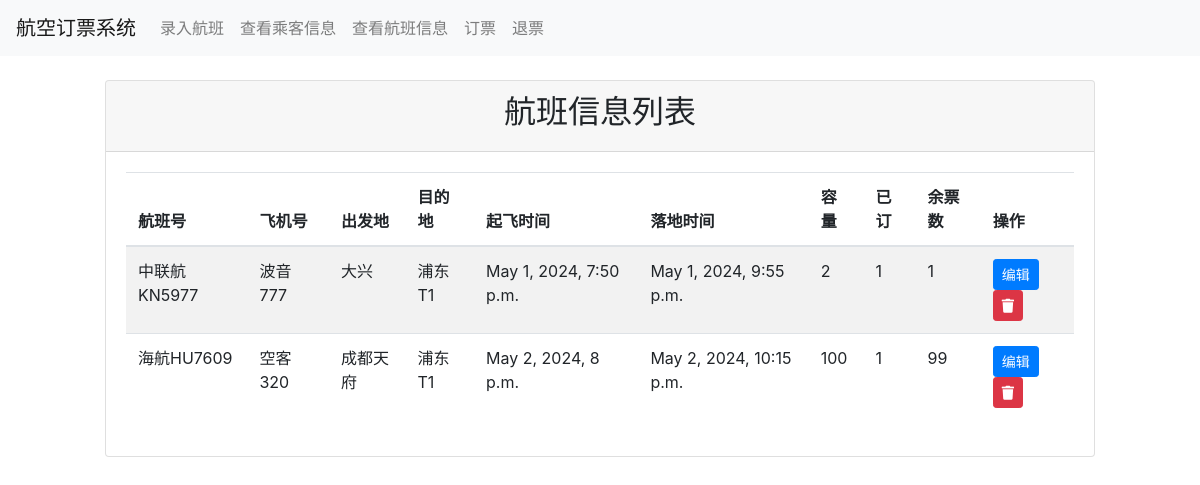
/main/, run on the app's committed database.
### main/models.py (models this page shows, shortened)
class Flight(models.Model):
    flight_number = models.CharField(max_length=20, unique=True)  # 航班号
    plane_number = models.CharField(max_length=20)  # 飞机型号
    departure = models.CharField(max_length=100)  # 出发地
    arrival = models.CharField(max_length=100)  # 目的地
    depart_time = models.DateTimeField() # 出发时间
    arrive_time = models.DateTimeField() # 到达时间
    total_seats = models.IntegerField()  # 总座位数
    booked_seats = models.IntegerField(default=0)  # 订票数
    @property
    def available_seats(self):
        return self.total_seats - self.booked_seats

### main/views.py (the view)
# urls.py: path('', flight_list),
def flight_list(request):
    flights = Flight.objects.all()
    return render(request, 'flight_list.html', {'flights': flights})

### main/templates/flight_list.html (shortened to what this page needs)
{% extends 'base.html' %}
{% load static %}
{% block content %}
<div class="container mt-4" style="max-width: 85%;">
    <div class="card">
        <div class="card-header">
            <h2 align="center">航班信息列表</h2>
        </div>
        <div class="card-body">
            <table class="table table-striped">
                <thead>
                    <tr>
                        <th scope="col">航班号</th>
                        <th scope="col">飞机号</th>
                        <th scope="col">出发地</th>
                        <th scope="col">目的地</th>
                        <th scope="col">起飞时间</th>
                        <th scope="col">落地时间</th>
                        <th scope="col">容量</th>
                        <th scope="col">已订</th>
                        <th scope="col">余票数</th>
                        <th scope="col">操作</th>
                    </tr>
                </thead>
                <tbody>
                    {% for flight in flights %}
                    <tr>
                        <td>{{ flight.flight_number }}</td>
                        <td>{{ flight.plane_number }}</td>
                        <td>{{ flight.departure }}</td>
                        <td>{{ flight.arrival }}</td>
                        <td>{{ flight.depart_time }}</td>
                        <td>{{ flight.arrive_time }}</td>
                        <td>{{ flight.total_seats }}</td>
                        <td>{{ flight.booked_seats }}</td>
                        <td>{{ flight.available_seats }}</td>
                        <td>
                            <a href="{% url 'flight-edit' flight.pk %}" class="btn btn-primary btn-sm">编辑</a>
                            <form method="post" action="{% url 'delete-flight' flight.id %}" style="display:inline;">
                                <button type="submit" class="btn btn-danger btn-sm"><i class="fa fa-trash"></i></button>
                            </form>
                        </td>
                    </tr>
                    {% endfor %}
                </tbody>
            </table>
        </div>
    </div>
</div>
{% endblock %}

### data on the page
Flight: flight_number "中联航KN5977", plane_number "波音 777", departure "大兴", arrival "浦东 T1", depart_time "May 1, 2024, 7:50 p.m.", arrive_time "May 1, 2024, 9:55 p.m.", total_seats "2", booked_seats "1", available_seats "1"
Flight: flight_number "海航HU7609", plane_number "空客 320", departure "成都天府", arrival "浦东 T1", depart_time "May 2, 2024, 8 p.m.", arrive_time "May 2, 2024, 10:15 p.m.", total_seats "100", booked_seats "1", available_seats "99"
